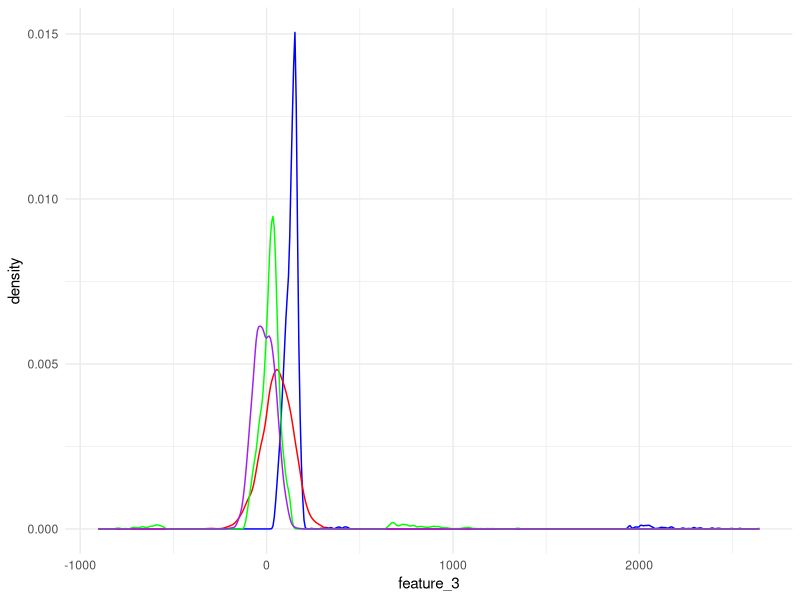
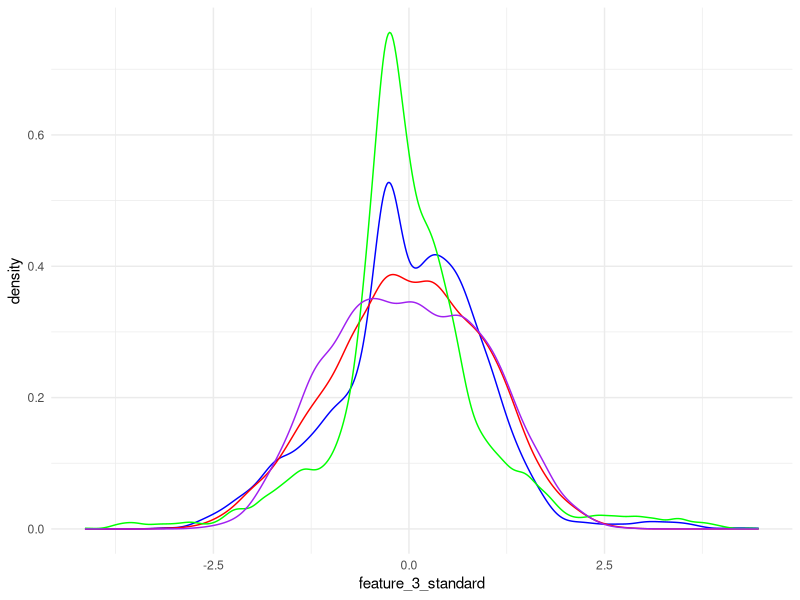
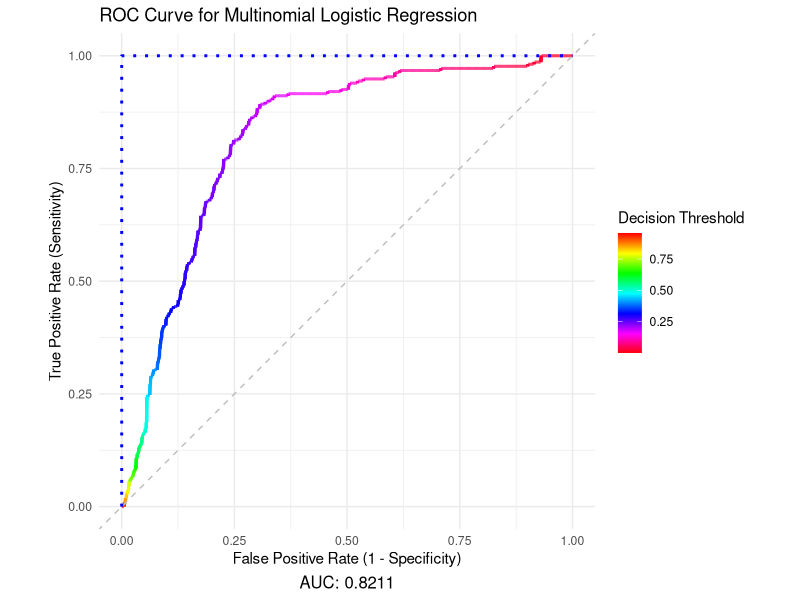
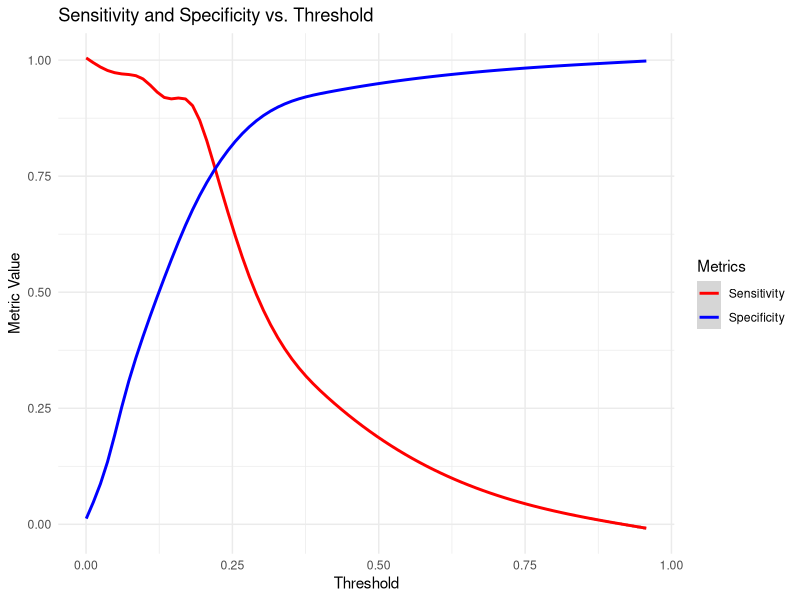
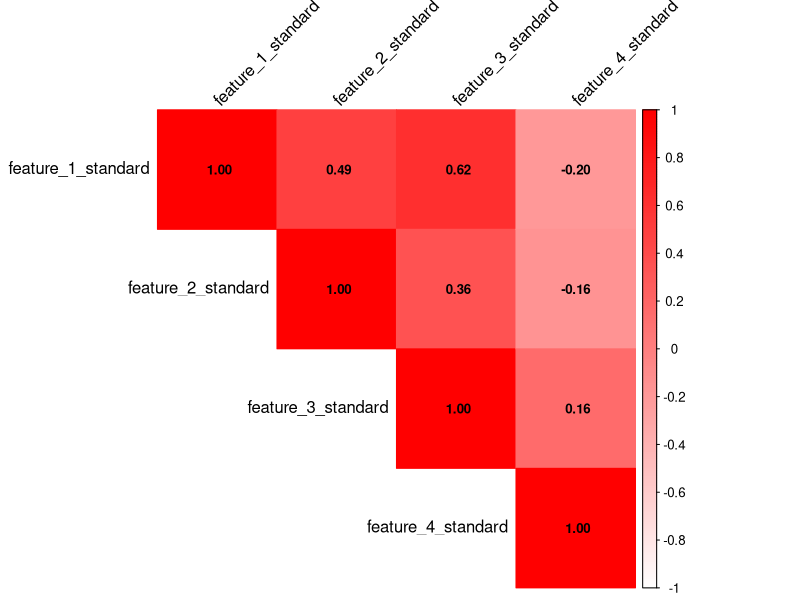
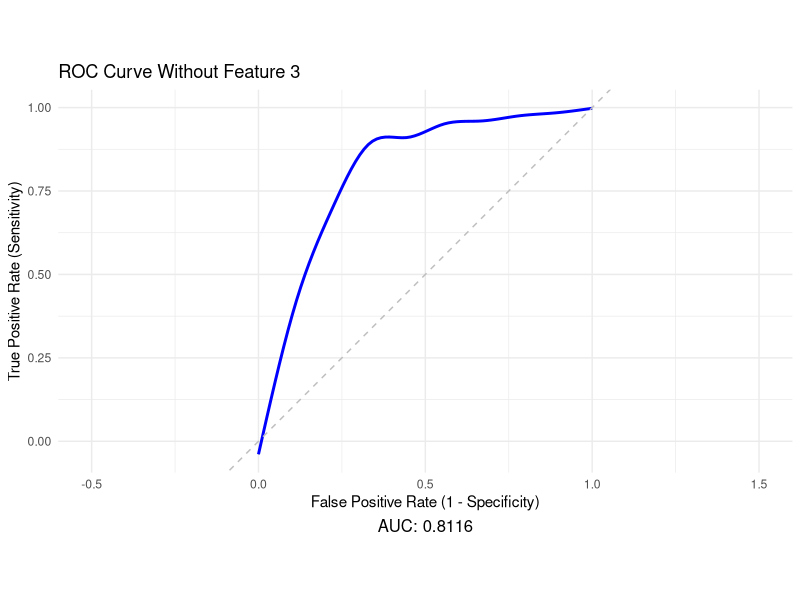
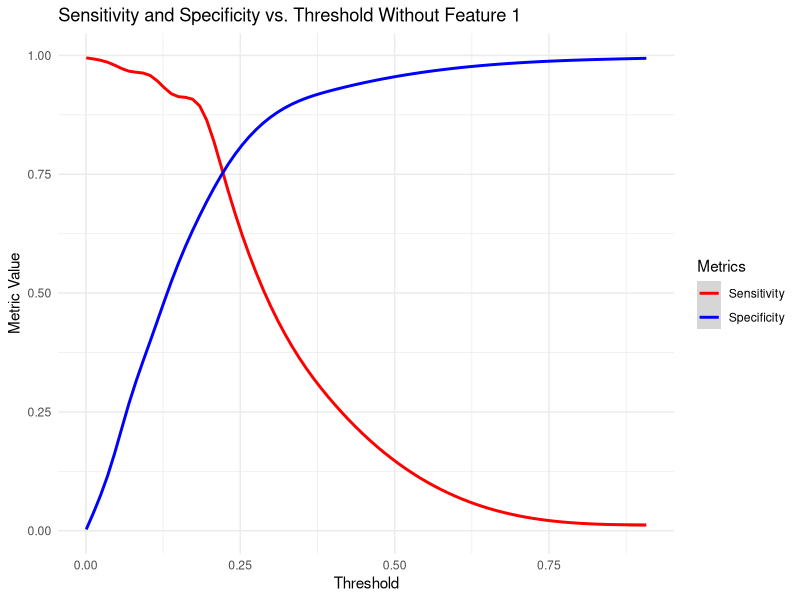
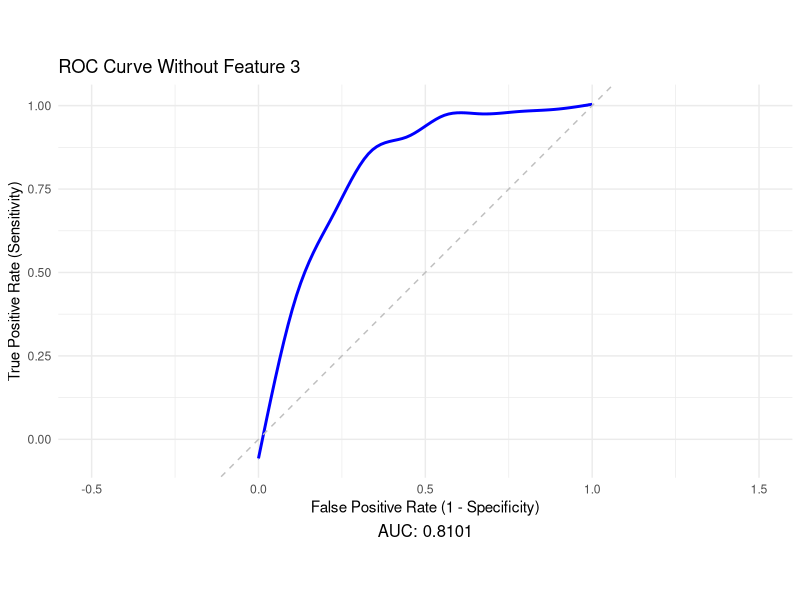

These figures' R source, in order:
## ---- chunk 1
knitr::opts_chunk$set(
  message = FALSE,
  warning = FALSE,
  fig.align = "center",
  fig.width = 8,   
  fig.height = 6, 
  dpi = 300,     
  dev = "png",
  out.width = "70%",
  out.height = "70%"
)

knitr::knit_hooks$set(plot = function(x, options) {
  paste0('<div align="center">\n',
         '<img src="', x, '" width="70%">\n',
         '</div>')
})

## ---- chunk 2
#setwd("~/Desktop/DS_DA_Projects/Delinquency")
setwd("C:/Users/jake pc/Desktop/DS_DA_Projects/Delinquency")
train <- read.csv(file="FITB_train.csv",header=TRUE)
test <- read.csv(file="FITB_test.csv",header=TRUE)
## ---- chunk 3
library(ggplot2)
ggplot() + geom_density(data=train, aes(x=feature_3), color="blue") +
           geom_density(data=train, aes(x=feature_2), color="red") +
           geom_density(data=train, aes(x=feature_1), color="green") +
           geom_density(data=train, aes(x=feature_4), color="purple") +
           theme_minimal()
## ---- chunk 4
library(dplyr)
train$key <- row.names(train)
feature_3_winsor <- data.frame(feature_3 = train$feature_3, key = row.names(train))
feature_3_winsor_clean <- na.omit(feature_3_winsor)

feature_3_winsor_clean <- feature_3_winsor_clean %>%
  mutate(z_score = (feature_3 - mean(feature_3)) / sd(feature_3),percentile = ecdf(feature_3)(feature_3) * 100)

feature_3_winsor_df <- feature_3_winsor_clean[!(feature_3_winsor_clean[, 4] < 1 | feature_3_winsor_clean[, 4] > 99), ]

non_matching_keys <- anti_join(train, feature_3_winsor_df, by = "key")$key

train <- train %>% mutate(feature_3 = ifelse(key %in% non_matching_keys, NA, feature_3))

colnames(train)[3] <- "feature_3_winsor"
## ---- chunk 5
train[is.na(train[,3]),3] <- median(feature_3_winsor_clean$feature_3)

colnames(train)[3] <- "feature_3_impute"

test[is.na(test[,3]),3] <- median(feature_3_winsor_clean$feature_3)
colnames(test)[3] <- "feature_3_impute"
## ---- chunk 6
train$date <- format(as.Date(train$date, format = "%Y-%m-%d"), "%Y")

train <- train %>%
  arrange(id, date) %>% # Sort by id and date
  group_by(id) %>%
  mutate(feature_2 = ifelse(is.na(feature_2),
                            lead(feature_2, order_by = date), # Try next year
                            feature_2)) %>%
  mutate(feature_2 = ifelse(is.na(feature_2),
                            lag(feature_2, order_by = date), # Try previous year
                            feature_2))

colnames(train)[2] <- "feature_2_impute"


test <- test %>%
  arrange(id, date) %>% 
  group_by(id) %>%
  mutate(feature_2 = ifelse(is.na(feature_2),
                            lead(feature_2, order_by = date), # Try next year
                            feature_2)) %>%
  mutate(feature_2 = ifelse(is.na(feature_2),
                            lag(feature_2, order_by = date), # Try previous year
                            feature_2))

colnames(test)[2] <- "feature_2_impute"

train <- na.omit(train)
test <- na.omit(test)
print(head(train,5))
## ---- chunk 7
library(dplyr)
train <- train %>%
  mutate(across(c(feature_1, feature_2_impute, feature_3_impute, feature_4), 
                ~ (.x - mean(.x, na.rm = TRUE)) / sd(.x, na.rm = TRUE)))

colnames(train) <- c("feature_1_standard","feature_2_standard","feature_3_standard","feature_4_standard","id","date","y","key")

test <- test %>%
  mutate(across(c(feature_1, feature_2_impute, feature_3_impute, feature_4), 
                ~ (.x - mean(.x, na.rm = TRUE)) / sd(.x, na.rm = TRUE)))

colnames(test) <- c("feature_1_standard","feature_2_standard","feature_3_standard","feature_4_standard","id","date","y")

ggplot() + geom_density(data=train, aes(x=feature_3_standard), color="blue") +
           geom_density(data=train, aes(x=feature_2_standard), color="red") +
           geom_density(data=train, aes(x=feature_1_standard), color="green") +
           geom_density(data=train, aes(x=feature_4_standard), color="purple") +
           theme_minimal()
print(head(train,5))
## ---- chunk 8
library(nnet)
train$y <- as.numeric(as.character(factor(train$y, levels = c("90+DPD", "active"), labels = c(1, 0))))
delinquency_model <- multinom(y ~ feature_1_standard + feature_2_standard + feature_3_standard + feature_4_standard, data=train,family=binomial())
## ---- chunk 9
(head(test,5))
## ---- chunk 10
    library(pROC)
    test$predicted_y <- predict(delinquency_model, newdata = test, type = "class")
    test$y_numeric <- as.numeric(as.character(factor(test$y, levels = c("90+DPD", "active"), labels = c(1, 0))))
    test$Probability <- predict(delinquency_model, newdata = test, type = "probs")
    options(digits = 4)
    
    roc_curve <- roc(response = test$y_numeric, predictor = test$Probability)

    
    roc_metrics <- coords(roc_curve, x = "all", ret = c("threshold", "sensitivity", "specificity"))
    
    auc_value <- auc(roc_curve) 
    
    roc_data <- data.frame( TPR = roc_metrics$sensitivity, FPR = 1 - roc_metrics$specificity, threshold = roc_metrics$threshold)

ggplot(roc_data, aes(x = FPR, y = TPR, color = threshold)) +
  geom_line(size = 1) +
  geom_abline(linetype = "dashed", color = "gray") +
  # Add the perfect model line
  geom_line(data = data.frame(FPR = c(0, 0, 1), TPR = c(0, 1, 1)), aes(x = FPR, y = TPR), 
            color = "blue", size = 1, linetype = "dotted") +
  labs(title = "ROC Curve for Multinomial Logistic Regression",
       x = "False Positive Rate (1 - Specificity)", y = "True Positive Rate (Sensitivity)", 
       caption = paste("AUC:", round(auc_value, 4)), color = "Decision Threshold") +
  scale_color_gradientn(colors = rev(rainbow(100))) + 
  coord_fixed() + xlim(0, 1) + ylim(0, 1) + theme_minimal() +
  theme(plot.caption = element_text(hjust = 0.5, size = 12))


## ---- chunk 11
ggplot(roc_metrics, aes(x = threshold)) +
    geom_smooth(aes(y = sensitivity, color = "Sensitivity")) +
    geom_smooth(aes(y = specificity, color = "Specificity")) +
    labs(title = "Sensitivity and Specificity vs. Threshold",
    x = "Threshold", y = "Metric Value") +
    scale_color_manual(name = "Metrics", values = c("Sensitivity" = "red", "Specificity" = "blue")) +
    theme_minimal()
## ---- chunk 12
(optimal_threshold <- roc_metrics$threshold[which.min(abs(roc_metrics$sensitivity - roc_metrics$specificity))])
## ---- chunk 13
test$predicted_class <- ifelse(test$Probability >= roc_metrics$threshold[which.min(abs(roc_metrics$sensitivity - roc_metrics$specificity))], 1, 0)

library(caret)
conf_matrix <- confusionMatrix(
  factor(test$predicted_class, levels = c(0, 1)),
  factor(test$y_numeric, levels = c(0, 1)))

confusion_table <- as.data.frame.matrix(conf_matrix$table)
rownames(confusion_table) <- c("Actual: Non-delinquent", "Actual: Delinquent")
colnames(confusion_table) <- c("Predicted: Non-delinquent", "Predicted: Delinquent")

print("Confusion Matrix:")
print(confusion_table)

true_positives <- confusion_table[2, 2]  
false_positives <- confusion_table[1, 2] 
true_negatives <- confusion_table[1, 1]  
false_negatives <- confusion_table[2, 1] 
## ---- chunk 14
library(car)
X <- model.matrix(~ feature_1_standard + feature_2_standard + feature_3_standard + feature_4_standard, data=train)
vif_values <- diag(solve(cor(X[, -1]))) 
names(vif_values) <- colnames(X)[-1]    
print(vif_values)
library(corrplot)

cor_matrix <- cor(train[, c("feature_1_standard", "feature_2_standard", "feature_3_standard", "feature_4_standard")])
corrplot(cor_matrix, 
         method = "color",        
         col = colorRampPalette(c("white", "red"))(200),  
         type = "upper",          
         tl.col = "black",        
         tl.srt = 45,             
         addCoef.col = "black",  
         number.cex = 0.8)
## ---- chunk 15
full_model <- glm(y ~ feature_1_standard + feature_2_standard + feature_3_standard + feature_4_standard, data = train, family = binomial())

model_without_feature_1 <- glm(y ~ feature_2_standard + feature_3_standard + feature_4_standard, data = train, family = binomial())

model_without_feature_3 <- glm(y ~ feature_1_standard + feature_2_standard + feature_4_standard, data = train, family = binomial())

anova(model_without_feature_1, full_model, test = "LRT")
anova(model_without_feature_3, full_model, test = "LRT")
## ---- chunk 16
library(pROC)
library(ggplot2)

model_without_feature_1 <- glm(y ~ feature_2_standard + feature_3_standard + feature_4_standard, 
                               data = train, family = binomial())

test_no_feature_1 <- test %>%
  select(-feature_1_standard) 

test_no_feature_1$Probability <- predict(model_without_feature_1, newdata = test_no_feature_1, type = "response")

test_no_feature_1$y_numeric <- as.numeric(as.character(factor(test_no_feature_1$y, 
                                                              levels = c("90+DPD", "active"), 
                                                              labels = c(1, 0))))

roc_curve <- roc(response = test_no_feature_1$y_numeric, 
                 predictor = test_no_feature_1$Probability)

roc_metrics <- coords(roc_curve, x = "all", ret = c("threshold", "sensitivity", "specificity"))


# Extract data for ROC curve
roc_data <- data.frame(
  TPR = rev(roc_curve$sensitivities),  # True Positive Rate (Sensitivity)
  FPR = rev(1 - roc_curve$specificities)  # False Positive Rate (1 - Specificity)
)

# Calculate AUC value
auc_value <- auc(roc_curve)

# Create the ROC curve plot using ggplot2
ggplot(roc_data, aes(x = FPR, y = TPR)) +
  geom_smooth(color = "blue", size = 1) +
  geom_abline(linetype = "dashed", color = "gray") +  # Diagonal line for random chance
  labs(
    title = "ROC Curve Without Feature 3",
    x = "False Positive Rate (1 - Specificity)",
    y = "True Positive Rate (Sensitivity)",
    caption = paste("AUC:", round(auc_value, 4))
  ) +
  coord_fixed() +  # Maintain proportional scales
  xlim(-0.5, 1.5) +  # Expand x-axis for better visualization
  theme_minimal() +
  theme(plot.caption = element_text(hjust = 0.5, size = 12))

roc_metrics_df <- as.data.frame(roc_metrics) 
ggplot(roc_metrics_df, aes(x = threshold)) +
    geom_smooth(aes(y = sensitivity, color = "Sensitivity")) +
    geom_smooth(aes(y = specificity, color = "Specificity")) +
    labs(title = "Sensitivity and Specificity vs. Threshold Without Feature 1",
         x = "Threshold", y = "Metric Value") +
    scale_color_manual(name = "Metrics", values = c("Sensitivity" = "red", "Specificity" = "blue")) +
    theme_minimal()
## ---- chunk 17
library(pROC)
library(ggplot2)

model_without_feature_3 <- glm(y ~ feature_1_standard + feature_2_standard + feature_4_standard, 
                               data = train, family = binomial())

test_no_feature_3 <- test %>%
  select(-feature_3_standard) 

test_no_feature_3$Probability <- predict(model_without_feature_3, newdata = test_no_feature_3, type = "response")

test_no_feature_3$y_numeric <- as.numeric(as.character(factor(test_no_feature_3$y, 
                                                              levels = c("90+DPD", "active"), 
                                                              labels = c(1, 0))))

roc_curve <- roc(response = test_no_feature_3$y_numeric, 
                 predictor = test_no_feature_3$Probability)

roc_metrics <- coords(roc_curve, x = "all", ret = c("threshold", "sensitivity", "specificity"))


# Extract data for ROC curve
roc_data <- data.frame(
  TPR = rev(roc_curve$sensitivities),  # True Positive Rate (Sensitivity)
  FPR = rev(1 - roc_curve$specificities)  # False Positive Rate (1 - Specificity)
)

# Calculate AUC value
auc_value <- auc(roc_curve)

# Create the ROC curve plot using ggplot2
ggplot(roc_data, aes(x = FPR, y = TPR)) +
  geom_smooth(color = "blue", size = 1) +
  geom_abline(linetype = "dashed", color = "gray") +  # Diagonal line for random chance
  labs(
    title = "ROC Curve Without Feature 3",
    x = "False Positive Rate (1 - Specificity)",
    y = "True Positive Rate (Sensitivity)",
    caption = paste("AUC:", round(auc_value, 4))
  ) +
  coord_fixed() +  # Maintain proportional scales
  xlim(-0.5, 1.5) +  # Expand x-axis for better visualization
  theme_minimal() +
  theme(plot.caption = element_text(hjust = 0.5, size = 12))


roc_metrics_df <- as.data.frame(roc_metrics) 
ggplot(roc_metrics_df, aes(x = threshold)) +
    geom_smooth(aes(y = sensitivity, color = "Sensitivity")) +
    geom_smooth(aes(y = specificity, color = "Specificity")) +
    labs(title = "Sensitivity and Specificity vs. Threshold Without Feature 3",
         x = "Threshold", y = "Metric Value") +
    scale_color_manual(name = "Metrics", values = c("Sensitivity" = "red", "Specificity" = "blue")) +
    theme_minimal()
